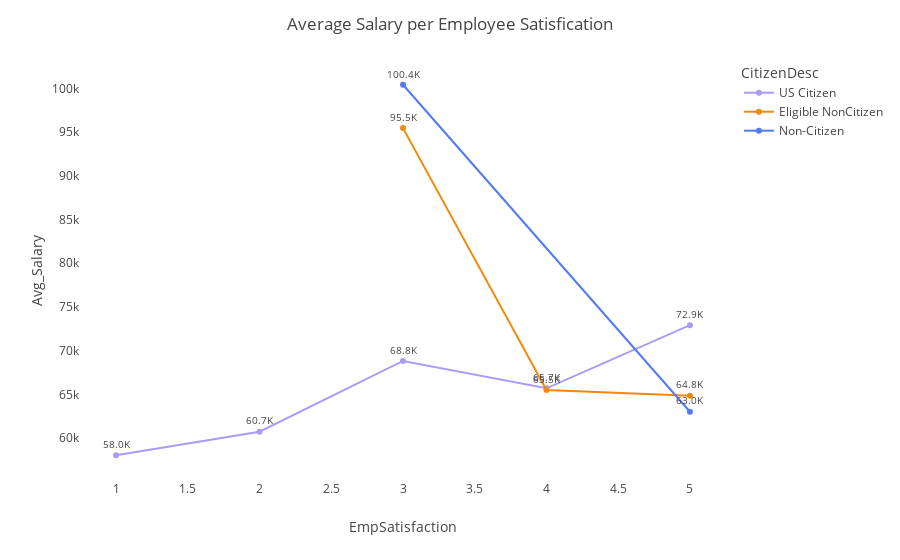

Notebook code for this chart:
### Code cell
Avg_Salary=df.groupby(['EmpSatisfaction','CitizenDesc'])['Salary'].mean().reset_index(name='Avg_Salary')
Avg_Salary['Avg_Salary_K'] = (Avg_Salary['Avg_Salary'] / 1000).round(1).astype(str) + 'K'
fig05 = px.line(Avg_Salary,x='EmpSatisfaction',y='Avg_Salary',color_discrete_sequence=['#A89CF8', '#F28907', '#527AF2'],text='Avg_Salary_K',markers=True,color='CitizenDesc')
fig05.update_traces(textposition='top center',
                   textfont_size=10)
fig05.update_layout(title_text='Average Salary per Employee Satisfication',xaxis=dict(showgrid=False),yaxis=dict(showgrid=False))

### Figure 1 — Plotly figure (JSON) as saved in the notebook; plotly's stock layout.template omitted (floating-point values rounded to 4 significant figures)
{"data": [{"hovertemplate": "CitizenDesc=US Citizen<br>EmpSatisfaction=%{x}<br>Avg_Salary=%{y}<br>Avg_Salary_K=%{text}<extra></extra>", "legendgroup": "US Citizen", "line": {"color": "#A89CF8", "dash": "solid"}, "marker": {"symbol": "circle"}, "mode": "lines+markers+text", "name": "US Citizen", "orientation": "v", "showlegend": true, "text": ["58.0K", "60.7K", "68.8K", "65.7K", "72.9K"], "textfont": {"size": 10}, "textposition": "top center", "type": "scatter", "x": [1, 2, 3, 4, 5], "xaxis": "x", "y": [58039, 60730.0, 68820.0, 65700.0, 72920.0], "yaxis": "y"}, {"hovertemplate": "CitizenDesc=Eligible NonCitizen<br>EmpSatisfaction=%{x}<br>Avg_Salary=%{y}<br>Avg_Salary_K=%{text}<extra></extra>", "legendgroup": "Eligible NonCitizen", "line": {"color": "#F28907", "dash": "solid"}, "marker": {"symbol": "circle"}, "mode": "lines+markers+text", "name": "Eligible NonCitizen", "orientation": "v", "showlegend": true, "text": ["95.5K", "65.5K", "64.8K"], "textfont": {"size": 10}, "textposition": "top center", "type": "scatter", "x": [3, 4, 5], "xaxis": "x", "y": [95460.0, 65490.0, 64850.0], "yaxis": "y"}, {"hovertemplate": "CitizenDesc=Non-Citizen<br>EmpSatisfaction=%{x}<br>Avg_Salary=%{y}<br>Avg_Salary_K=%{text}<extra></extra>", "legendgroup": "Non-Citizen", "line": {"color": "#527AF2", "dash": "solid"}, "marker": {"symbol": "circle"}, "mode": "lines+markers+text", "name": "Non-Citizen", "orientation": "v", "showlegend": true, "text": ["100.4K", "63.0K"], "textfont": {"size": 10}, "textposition": "top center", "type": "scatter", "x": [3, 5], "xaxis": "x", "y": [100416, 63016], "yaxis": "y"}], "layout": {"legend": {"title": {"text": "CitizenDesc"}, "tracegroupgap": 0}, "margin": {"t": 60}, "title": {"text": "Average Salary per Employee Satisfication"}, "xaxis": {"anchor": "y", "domain": [0, 1], "showgrid": false, "title": {"text": "EmpSatisfaction"}}, "yaxis": {"anchor": "x", "domain": [0, 1], "showgrid": false, "title": {"text": "Avg_Salary"}}}}
